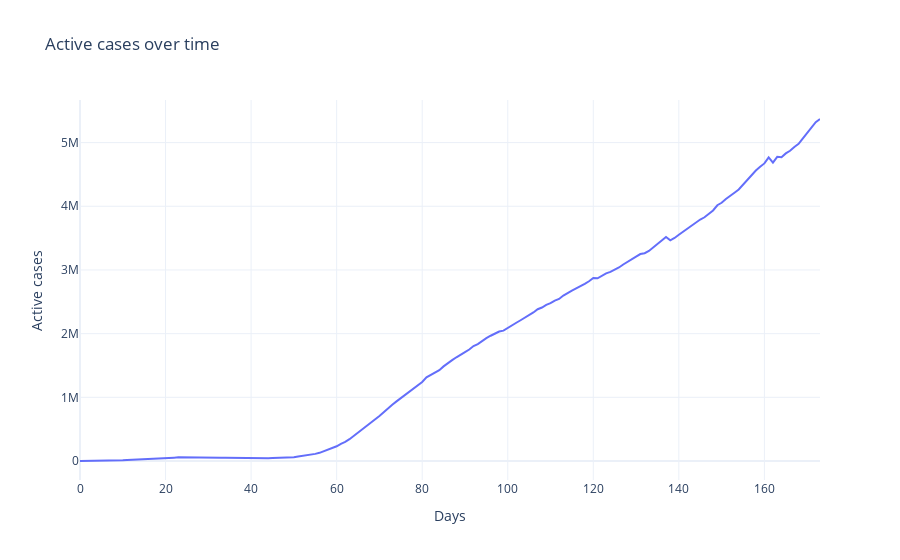

Notebook code cell kept with this figure:
### Markdown cell above
### Active Cases

### Code cell
fig = go.Figure()
fig.add_trace(go.Scatter(x=data_time.index, y=data_time['Active'],
                    mode='lines',
                    name='Active cases'))


fig.update_layout(
    title='Active cases over time',
        template='plotly_white',
      yaxis_title="Active cases",
    xaxis_title="Days",

)

fig.show()

### Figure 1 — Plotly figure (JSON) as saved in the notebook; plotly's stock layout.template omitted (floating-point values rounded to 4 significant figures; data arrays with more than 128 entries replaced by an {"elided": "..."} marker saying what was removed)
{"data": [{"mode": "lines", "name": "Active cases", "type": "scatter", "x": {"elided": "174 int values"}, "y": {"elided": "174 int values"}}], "layout": {"title": {"text": "Active cases over time"}, "xaxis": {"title": {"text": "Days"}}, "yaxis": {"title": {"text": "Active cases"}}}}
